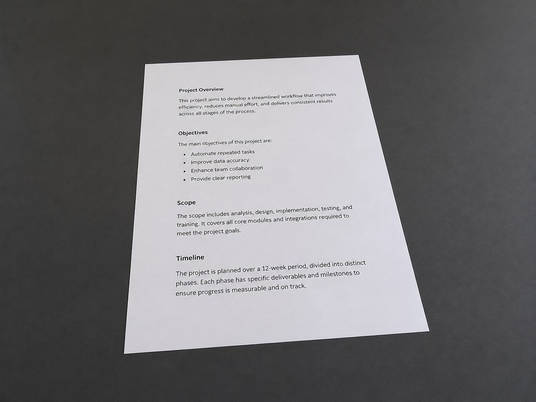
#> input picture inputs/document.jpg, 536 x 402 px, shrunk from 1448 x 1086 before the run
$ python day02_threshold.py
#> lines starting #> are read from the running program, lines starting #| are printed output that depends on the picture; after the words box and inside, x2 and y2 are one past the last pixel; in counts of white or black regions, pixels touching at a corner belong together
from pathlib import Path

import cv2
import matplotlib.pyplot as plt

root = Path(__file__).resolve().parents[1]
image = cv2.imread(str(root / "inputs" / "document.jpg"))
#> image is the input picture: shape (402, 536, 3); mean B, G, R 114.3, 112.4, 113.2

if image is None:
    raise FileNotFoundError("无法读取图片")

gray = cv2.cvtColor(image, cv2.COLOR_BGR2GRAY)
blurred = cv2.GaussianBlur(gray, (5, 5), sigmaX=0)

fixed_results = []

for threshold_value in [100, 150, 200]:
    _, binary = cv2.threshold(
        blurred,
        threshold_value,
        255,
        cv2.THRESH_BINARY,
)
    fixed_results.append(
        (f"Fixed T={threshold_value}", binary))
#> this loop made 3 passes
#> pass 1, `_, binary = cv2.threshold( blurred, threshold_value, 255, cv2.THRESH_B..`:
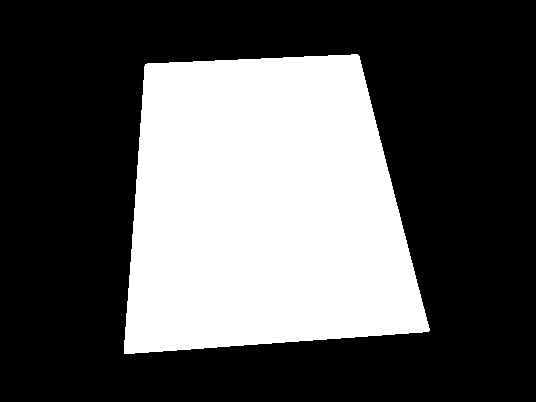
#> binary: shape (402, 536); 34.5% white; 1 white region, box (x1, y1, x2, y2) and area: (124, 54, 430, 354) 74355
#> pass 2, `_, binary = cv2.threshold( blurred, threshold_value, 255, cv2.THRESH_B..`:
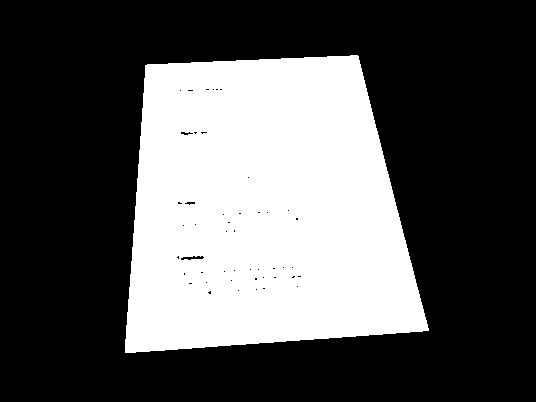
#> binary: shape (402, 536); 33.9% white; 1 white region, box (x1, y1, x2, y2) and area: (125, 55, 429, 353) 73150
#> pass 3, `_, binary = cv2.threshold( blurred, threshold_value, 255, cv2.THRESH_B..`:
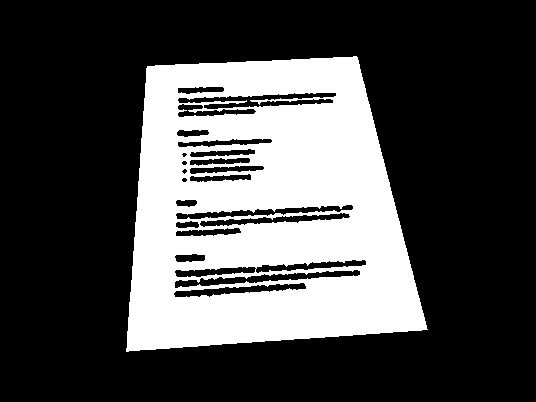
#> binary: shape (402, 536); 29.2% white; 1 white region, box (x1, y1, x2, y2) and area: (126, 56, 428, 352) 62905
#> after the loop, fixed_results = 3 items

otsu_value, otsu = cv2.threshold(
    blurred,
    0,
    255,
    cv2.THRESH_BINARY + cv2.THRESH_OTSU,
)
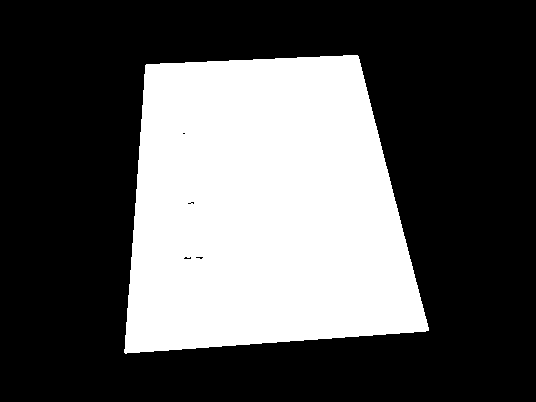
#> otsu: shape (402, 536); 34.2% white; 1 white region, box (x1, y1, x2, y2) and area: (124, 55, 429, 354) 73610
#> otsu_value = 135

print("Otsu 选择的阈值:", otsu_value)
#| Otsu 选择的阈值: 135.0
'''
adaptive = cv2.adaptiveThreshold(
    blurred,
    255,
    cv2.ADAPTIVE_THRESH_GAUSSIAN_C,
    cv2.THRESH_BINARY,
    31,
    10,
)
'''
results = [
    ("Gray", gray),
    *fixed_results,
    (f"Otsu T={otsu_value:.0f}", otsu),
    #("Adaptive", adaptive),
]

fig, axes = plt.subplots(1, 5, figsize=(18, 5))

for axis, (title, current) in zip(axes, results):
    axis.imshow(current, cmap="gray", vmin=0, vmax=255)
    axis.set_title(title)
    axis.axis("off")
#> this loop made 5 passes
#> title on passes 1 to 5: 'Gray', 'Fixed T=100', 'Fixed T=150', 'Fixed T=200', 'Otsu T=135'

fig.tight_layout()
fig.savefig(
    root / "outputs" / "day02_threshold.png",
    dpi=150,
)
plt.close(fig)
